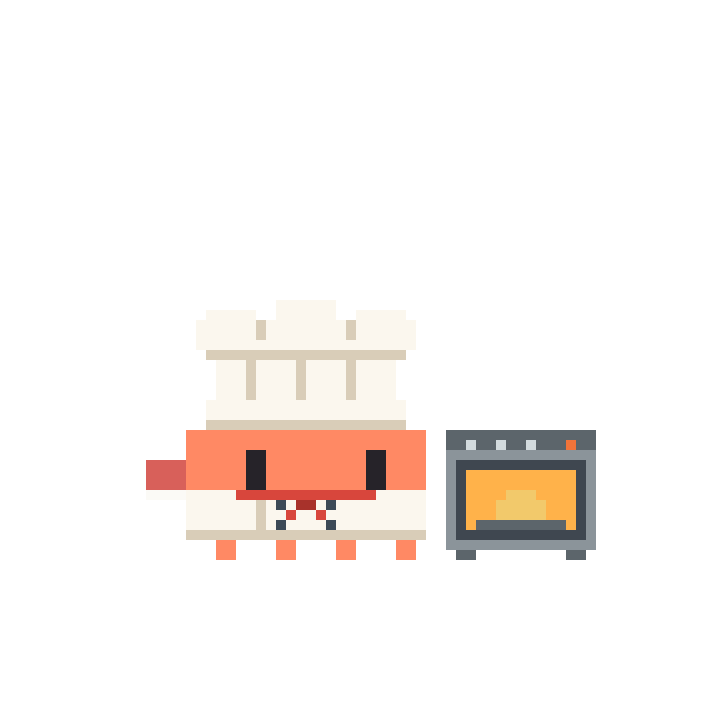
#> input picture assets/clawd/toque/bake_hot.webp, 720 x 720 px, given in place of stirfry_main.webp, which was not available
$ python make_gifs.py ../../../assets/clawd/toque/bake_hot.webp ../../../assets/clawd/toque/bake_main.webp
#> lines starting #> are read from the running program, lines starting #| are printed output that depends on the picture
# Builds the documentation GIFs from the sprite pack: each clip cropped to where the cook stands,
# at half size, on a flat tile.
#   python3 make_gifs.py <assets/clawd> <docs/animation>
import os, sys
from PIL import Image

PACK, OUT = sys.argv[1], sys.argv[2]
BG = (233, 227, 214)
# Everything any clip ever draws lies inside x 96-606, y 270-560 of the 720 px canvas
CROP = (80, 240, 620, 560)
# One-shot clips (serve, fail) rest on their last frame before the GIF loops
HOLD_MS = 1500
CREDIT = ("Adapted from clawds-new-clothes (https://github.com/CharlieLuinaris/clawds-new-clothes): Clawd animation & engine by "
          "Luin Luinaris, postie concept & pixel corrections by Charlie Luinaris. Chef and street vendor outfits, cooking "
          "and chore moves, and the street vendor's cart by tsuru0805 for munch-kitchenette. Unofficial fan work. "
          "Clawd (c) Anthropic. Art CC BY-NC-SA 4.0.")
METHODS = ["stirfry", "fry", "deepfry", "boil", "steam", "bake", "mix"]

def frames_of(path):
    im = Image.open(path)
#> im is the input picture: PIL image 720x720 RGBA; mean R, G, B, A 29.8, 24.8, 22, 35.4
    out = []
    for i in range(getattr(im, "n_frames", 1)):
        im.seek(i)
        f = im.convert("RGBA").crop(CROP).resize(((CROP[2] - CROP[0]) // 2, (CROP[3] - CROP[1]) // 2), Image.NEAREST)
        tile = Image.new("RGBA", f.size, BG + (255,))
        tile.alpha_composite(f)
        out.append((tile.convert("RGB"), im.info.get("duration", 70)))
#> this loop made 26 passes
#> pass 1, in frames_of, `tile = Image.new("RGBA", f.size, BG + (255,))`:
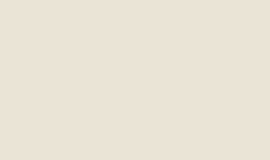
#> tile: PIL image 270x160 RGBA; mean R, G, B, A 233, 227, 214, 255
#> after the loop:
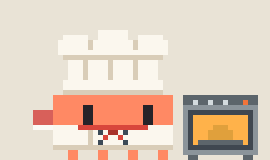
#> tile: PIL image 270x160 RGBA; mean R, G, B, A 225.2, 206.5, 190.5, 255
#> after the loop, out = 26 items
    return out

def save_gif(frames, path):
    # One shared palette for the whole clip (pixel art: far fewer than 256 colours)
    colours = []
    seen = set()
    for im, _ in frames:
        for _, c in im.getcolors(1 << 20):
            if c not in seen:
                seen.add(c); colours.append(c)
#> after the loop, colours = 20 items, first 6: (211, 219, 222), (216, 70, 60), (139, 148, 154), (242, 116, 58), (216, 96, 90), (217, 205, 184); seen = 20 items
    assert len(colours) <= 256, (path, len(colours))
    pal = Image.new("P", (1, 1))
    flat = [v for c in colours for v in c] + [0] * (768 - 3 * len(colours))
#> flat = 768 values, max 255 at index 42, min 0 at index 60, mean 12.15
    pal.putpalette(flat)
    ps = [im.quantize(palette=pal, dither=Image.Dither.NONE) for im, _ in frames]
#> ps = 26 items
    ps[0].save(path, save_all=True, append_images=ps[1:], duration=[d for _, d in frames], loop=0, optimize=False,
               disposal=1, comment=CREDIT.encode("ascii"))
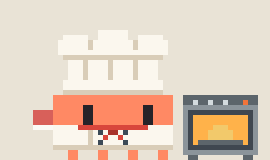
#> saved as stirfry-main-toque.gif: PIL image 270x160 P; mean R, G, B 225.4, 206.8, 190.9

def clip(outfit, seg, name):
    frames = frames_of(os.path.join(PACK, outfit, seg + ".webp"))
    if seg.endswith(("_serve", "_fail")):
        frames[-1] = (frames[-1][0], frames[-1][1] + HOLD_MS)
    save_gif(frames, os.path.join(OUT, name + ".gif"))

os.makedirs(OUT, exist_ok=True)
for m in METHODS:
    clip("toque", f"{m}_main", f"{m}-main-toque")
    clip("scarf", f"{m}_main", f"{m}-main-scarf")
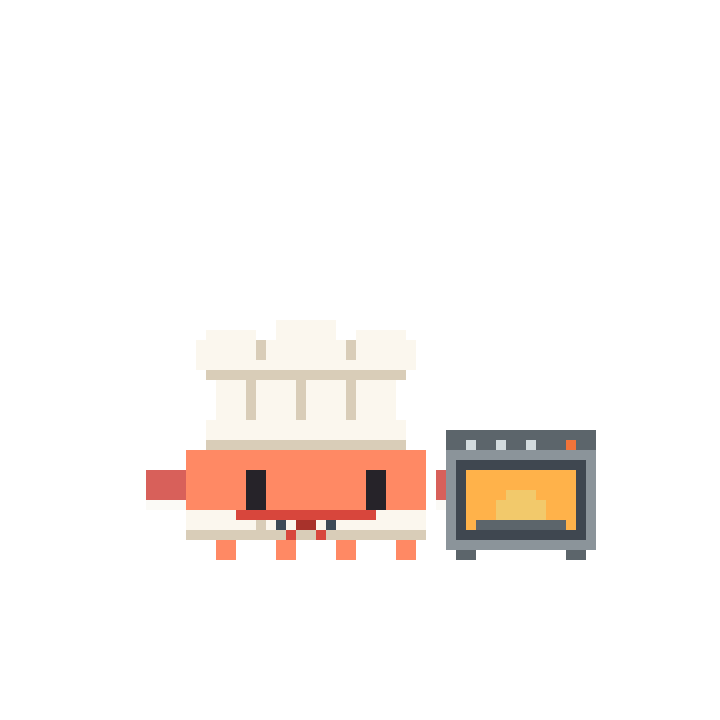
#> input picture assets/clawd/toque/bake_main.webp, 720 x 720 px, given in place of stirfry_main.webp, which was not available
#> in frames_of, im is the input picture: PIL image 720x720 RGBA; mean R, G, B, A 27.8, 22.7, 20, 33.3
#> after the loop in frames_of (call 2), `for i in range(getattr(im, "n_frames", 1)):`:
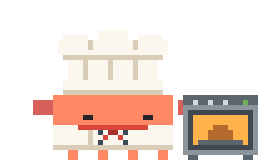
#> f: PIL image 270x160 RGBA; mean R, G, B, A 90.9, 74.8, 66.3, 106.8; transparent parts drawn white
#> after the loop in frames_of (call 2), `for i in range(getattr(im, "n_frames", 1)):`:
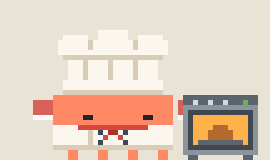
#> tile: PIL image 270x160 RGBA; mean R, G, B, A 226.3, 206.7, 190.6, 255
#> after the loop in frames_of (call 2), `for i in range(getattr(im, "n_frames", 1)):`: out = 24 items
#> the loop in save_gif (call 2), `for im, _ in frames:` made 24 passes
#> after the loop in save_gif (call 2), `for im, _ in frames:`: colours = 22 items, first 6: (211, 219, 222), (216, 70, 60), (139, 148, 154), (242, 116, 58), (216, 96, 90), (217, 205, 184); seen = 22 items
#> in save_gif (call 2), `flat = [v for c in colours for v in c] + [0] * (768 - 3 * len(colours))`: flat = 768 values, max 255 at index 42, min 0 at index 66, mean 12.8
#> in save_gif (call 2), `ps = [im.quantize(palette=pal, dither=Image.Dither.NONE) for im, _ in ..`: ps = 24 items
#> in save_gif (call 2), `ps[0].save(path, save_all=True, append_images=ps[1:], duration=[d for ..`:
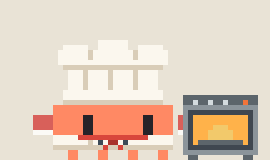
#> saved as stirfry-main-scarf.gif: PIL image 270x160 P; mean R, G, B 225.2, 206.4, 190.3
    clip("toque", f"{m}_serve", f"{m}-serve-toque")
    clip("scarf", f"{m}_fail", f"{m}-fail-scarf")
#> (the run stopped early here; a loop or call above may not have finished)
